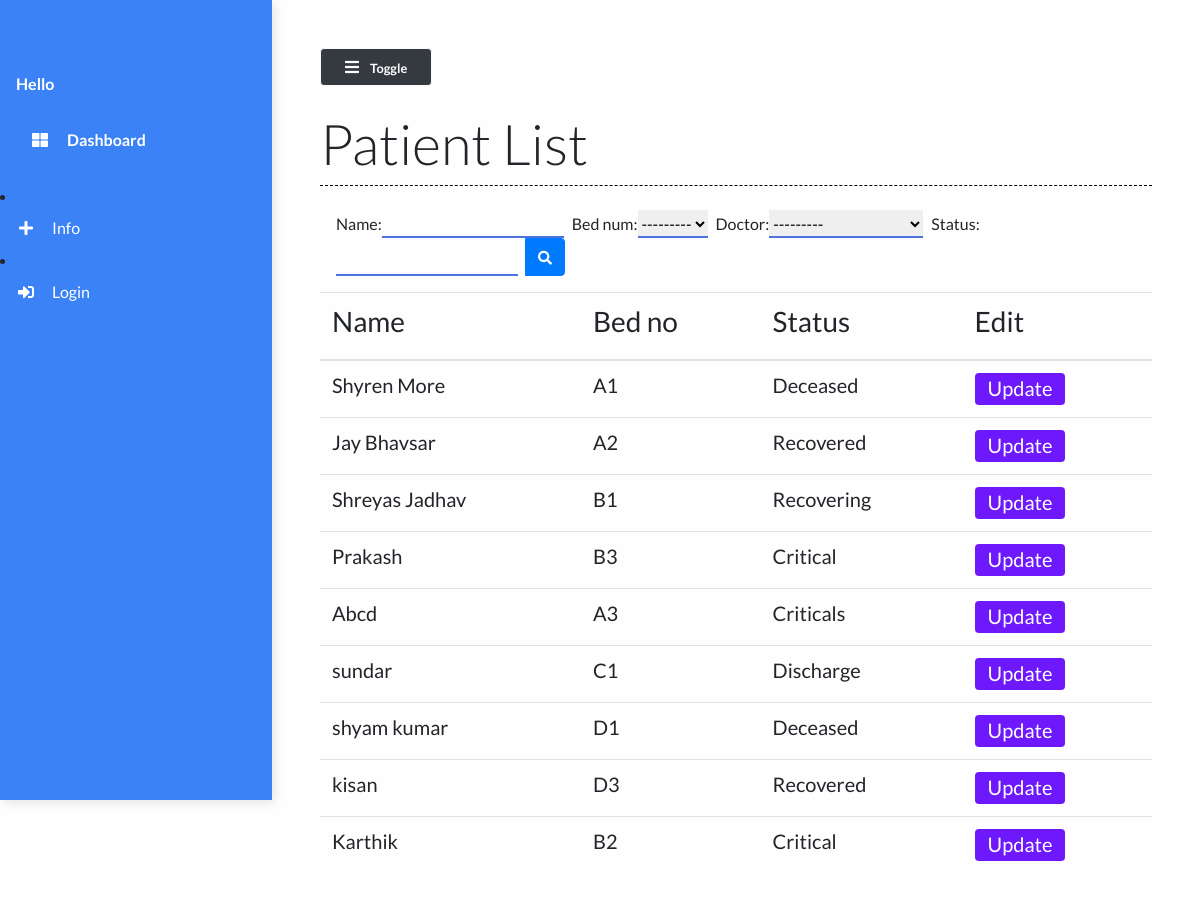
/patient_list/, run on the app's committed database.
### main/models.py (models this page shows, shortened)
class Patient(models.Model):
    name = models.CharField(max_length=50,null=True)
    phone_num = models.CharField(max_length=15)
    patient_relative_name = models.CharField(max_length=50, null=True)
    patient_relative_contact = models.CharField(max_length=15, null=True)
    address = models.TextField()
    SYMPTOMS = (
        ('Fever', 'Fever'),
        ('Dry cough', 'Dry cough'),
        ('Tiredness', 'Tiredness'),
        ('Aches and pains', 'Aches and pains'),
        ('Sore throat', 'Sore throat'),
        ('Diarrhoea', 'Diarrhoea'),
        ('Loss of taste or smell', 'Loss of taste or smell'),
        ('Difficulty in breathing or shortness of breath', 'Difficulty in breathing or shortness of breath'),
        ('Chest pain or pressure', 'Chest pain or pressure'),
        ('Loss of speech or movement', 'Loss of speech or movement'),
    )
    symptoms = MultiSelectField(choices=SYMPTOMS, null=True)
    prior_ailments = models.TextField()
    bed_num = models.ForeignKey("Bed", on_delete=models.CASCADE)
    dob = models.DateField(null=True)
    doctor = models.ForeignKey("Doctor", on_delete=models.CASCADE, null=True)
    doctors_notes = models.TextField(null=True, blank=True)
    doctors_visiting_time = models.CharField(null=True, max_length=50, blank=True)
    status = models.CharField(max_length=50)

class Bed(models.Model):
    bed_number = models.CharField(max_length=50)
    occupied = models.BooleanField()
    def __str__(self):
        return self.bed_number

### main/views.py (the view)
# urls.py: path("patient_list/", views.patient_list, name="patient_list"),
def patient_list(request):
    patients = Patient.objects.all()
    myFilter = PatientFilter(request.GET, queryset=patients)
    patients = myFilter.qs
    context = {
        'patients': patients,
        'myFilter': myFilter
    }
    return render(request, 'main/patient_list.html', context)

### main/models.py (called while the page is built)
    def __str__(self):
        return self.name

### main/templates/main/patient_list.html (shortened to what this page needs)
{% extends 'main/base.html' %}
{% load static %}
{% block contentTitle %}
    Patient List
{% endblock contentTitle %}
{% block content %}
    <form class="d-none d-sm-inline-block form-inline mr-auto ml-md-3 my-2 my-md-0 mw-100 navbar-search mb-3" method="GET" id="list">
        <div class="input-group">
        {{myFilter.form}}
            <div class="input-group-append">
                <button class="btn btn-primary btn-block" type="submit">
                    <i class="fas fa-search fa-sm"></i>
                </button>
            </div>
        </div>
    </form>
     <div class="table-responsive mt-3">
        <table class="table table-hover">
            <thead>
                <th><h3>Name</h3></th>
                <th><h3>Bed no</h3></th>
                <th><h3>Status</h3></th>
                <th><h3>Edit</h3></th>
            </thead>
            <tbody>
                {% for patient in patients %}
                <tr class="mx-auto">
                    <td scope="row"><h5>{{ patient.name }}</h5></td>
                    <td><h5>{{ patient.bed_num }}</h5></td>
                    <td><h5>{{ patient.status }}</h5></td>
                    <td><a href="/patient/{{patient.id}}" class="btn btn-purple"><h5>Update</h5></a></td>
                </tr>
                {% endfor %}
            </tbody>
        </table>
    </div>
{% endblock content %}

### static/styles/base.css (style rules this page uses)
body { background: #fffefe; min-height: 100vh; overflow-x: hidden; font-family:Lato,'Helvetica Neue',Helvetica,Arial,sans-serif; }
.btn-purple { background: #6d19fc; color: #ffffff; height: 2rem; padding-top: 2px; }
#id_name { margin-right: 0.5rem; border: none; outline: none; border-bottom: 2px solid #4e73df; }
#id_bed_num { margin-right: 0.5rem; border: none; outline: none; border-bottom: 2px solid #4e73df; }
#id_status { margin-right: 0.5rem; border: none; outline: none; border-bottom: 2px solid #4e73df; }
#id_doctor { margin-right: 0.5rem; border: none; outline: none; border-bottom: 2px solid #4e73df; }

### data on the page
Patient: name "Shyren More", bed_num "A1", status "Deceased"
Patient: name "Jay Bhavsar", bed_num "A2", status "Recovered"
Patient: name "Shreyas Jadhav", bed_num "B1", status "Recovering"
Patient: name "Prakash", bed_num "B3", status "Critical"
Patient: name "Abcd", bed_num "A3", status "Criticals"
Patient: name "sundar", bed_num "C1", status "Discharge"
Patient: name "shyam kumar", bed_num "D1", status "Deceased"
Patient: name "kisan", bed_num "D3", status "Recovered"
Patient: name "Karthik", bed_num "B2", status "Critical"
